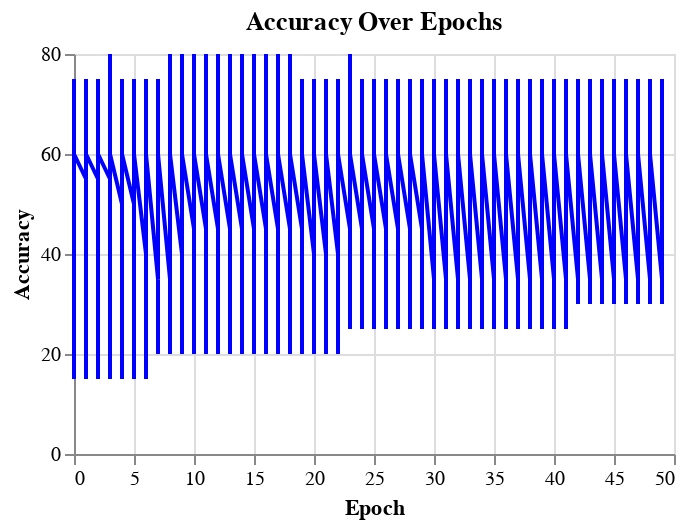
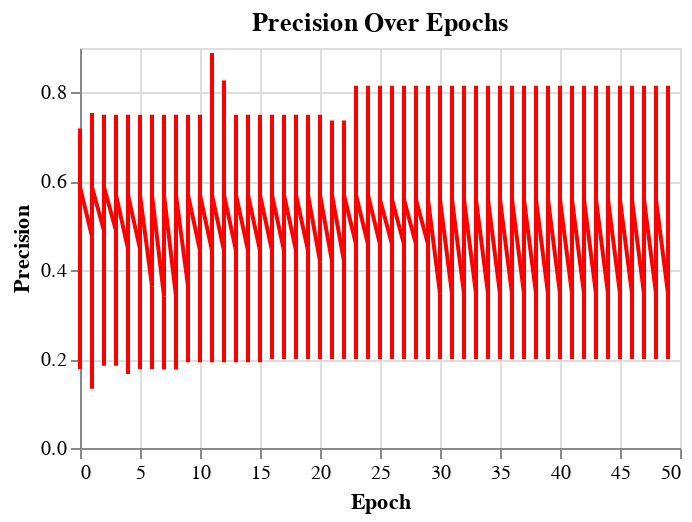
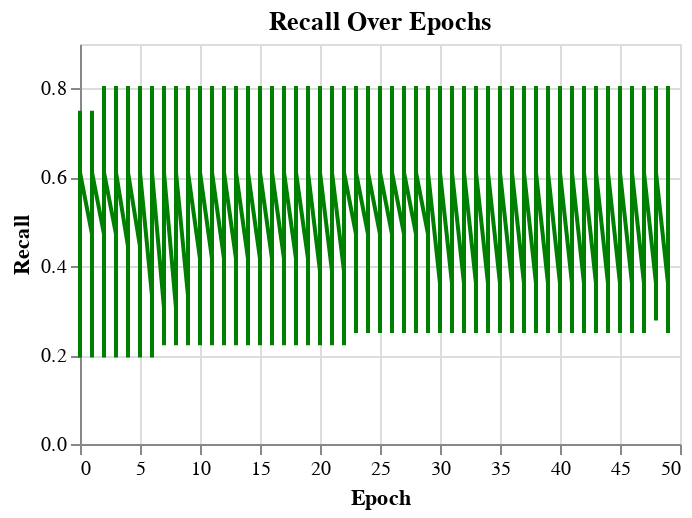
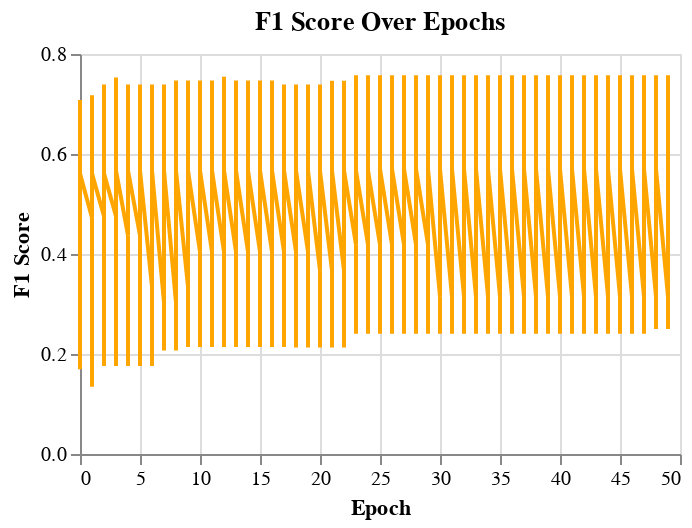

Write notebook code for charts like these, in order.
### Code cell
# @title Metric charts
def create_metric_chart(df, metric_name, color):
    return alt.Chart(df).mark_line(color=color).encode(
        x=alt.X('Epoch:Q', axis=alt.Axis(title='Epoch')),
        y=alt.Y(f'{metric_name}:Q', axis=alt.Axis(title=metric_name)),
        tooltip=['Epoch', metric_name, 'Loss Function', 'Optimizer', 'Learning Rate', 'PCA Components']
    ).properties(
        width=300,
        height=200,
        title=f'{metric_name} Over Epochs'
    )


accuracy_chart = create_metric_chart(results_df, 'Accuracy', 'blue')
precision_chart = create_metric_chart(results_df, 'Precision', 'red')
recall_chart = create_metric_chart(results_df, 'Recall', 'green')
f1_chart = create_metric_chart(results_df, 'F1 Score', 'orange')

accuracy_chart.display()
precision_chart.display()
recall_chart.display()
f1_chart.display()

### Figure 1 — Vega-Lite specification as saved in the notebook (floating-point values rounded to 4 significant figures; data arrays with more than 128 entries replaced by an {"elided": "..."} marker saying what was removed)
{"config": {"view": {"continuousWidth": 400, "continuousHeight": 300}}, "data": {"name": "data-9b1f8147af55914cccaa2bc5103658bf"}, "mark": {"type": "line", "color": "blue"}, "encoding": {"tooltip": [{"field": "Epoch", "type": "quantitative"}, {"field": "Accuracy", "type": "quantitative"}, {"field": "Loss Function", "type": "nominal"}, {"field": "Optimizer", "type": "nominal"}, {"field": "Learning Rate", "type": "quantitative"}, {"field": "PCA Components", "type": "quantitative"}], "x": {"axis": {"title": "Epoch"}, "field": "Epoch", "type": "quantitative"}, "y": {"axis": {"title": "Accuracy"}, "field": "Accuracy", "type": "quantitative"}}, "height": 200, "title": "Accuracy Over Epochs", "width": 300, "$schema": "https://vega.github.io/schema/vega-lite/v4.17.0.json", "datasets": {"data-9b1f8147af55914cccaa2bc5103658bf": {"elided": "2400 records"}}}

### Figure 2 — Vega-Lite specification as saved in the notebook (floating-point values rounded to 4 significant figures; data arrays with more than 128 entries replaced by an {"elided": "..."} marker saying what was removed)
{"config": {"view": {"continuousWidth": 400, "continuousHeight": 300}}, "data": {"name": "data-9b1f8147af55914cccaa2bc5103658bf"}, "mark": {"type": "line", "color": "red"}, "encoding": {"tooltip": [{"field": "Epoch", "type": "quantitative"}, {"field": "Precision", "type": "quantitative"}, {"field": "Loss Function", "type": "nominal"}, {"field": "Optimizer", "type": "nominal"}, {"field": "Learning Rate", "type": "quantitative"}, {"field": "PCA Components", "type": "quantitative"}], "x": {"axis": {"title": "Epoch"}, "field": "Epoch", "type": "quantitative"}, "y": {"axis": {"title": "Precision"}, "field": "Precision", "type": "quantitative"}}, "height": 200, "title": "Precision Over Epochs", "width": 300, "$schema": "https://vega.github.io/schema/vega-lite/v4.17.0.json", "datasets": {"data-9b1f8147af55914cccaa2bc5103658bf": {"elided": "2400 records"}}}

### Figure 3 — Vega-Lite specification as saved in the notebook (floating-point values rounded to 4 significant figures; data arrays with more than 128 entries replaced by an {"elided": "..."} marker saying what was removed)
{"config": {"view": {"continuousWidth": 400, "continuousHeight": 300}}, "data": {"name": "data-9b1f8147af55914cccaa2bc5103658bf"}, "mark": {"type": "line", "color": "green"}, "encoding": {"tooltip": [{"field": "Epoch", "type": "quantitative"}, {"field": "Recall", "type": "quantitative"}, {"field": "Loss Function", "type": "nominal"}, {"field": "Optimizer", "type": "nominal"}, {"field": "Learning Rate", "type": "quantitative"}, {"field": "PCA Components", "type": "quantitative"}], "x": {"axis": {"title": "Epoch"}, "field": "Epoch", "type": "quantitative"}, "y": {"axis": {"title": "Recall"}, "field": "Recall", "type": "quantitative"}}, "height": 200, "title": "Recall Over Epochs", "width": 300, "$schema": "https://vega.github.io/schema/vega-lite/v4.17.0.json", "datasets": {"data-9b1f8147af55914cccaa2bc5103658bf": {"elided": "2400 records"}}}

### Figure 4 — Vega-Lite specification as saved in the notebook (floating-point values rounded to 4 significant figures; data arrays with more than 128 entries replaced by an {"elided": "..."} marker saying what was removed)
{"config": {"view": {"continuousWidth": 400, "continuousHeight": 300}}, "data": {"name": "data-9b1f8147af55914cccaa2bc5103658bf"}, "mark": {"type": "line", "color": "orange"}, "encoding": {"tooltip": [{"field": "Epoch", "type": "quantitative"}, {"field": "F1 Score", "type": "quantitative"}, {"field": "Loss Function", "type": "nominal"}, {"field": "Optimizer", "type": "nominal"}, {"field": "Learning Rate", "type": "quantitative"}, {"field": "PCA Components", "type": "quantitative"}], "x": {"axis": {"title": "Epoch"}, "field": "Epoch", "type": "quantitative"}, "y": {"axis": {"title": "F1 Score"}, "field": "F1 Score", "type": "quantitative"}}, "height": 200, "title": "F1 Score Over Epochs", "width": 300, "$schema": "https://vega.github.io/schema/vega-lite/v4.17.0.json", "datasets": {"data-9b1f8147af55914cccaa2bc5103658bf": {"elided": "2400 records"}}}
